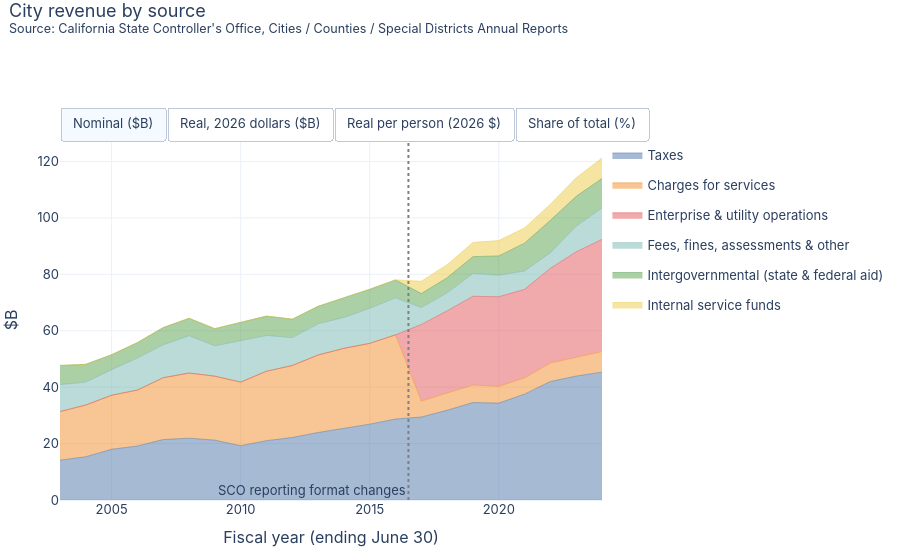
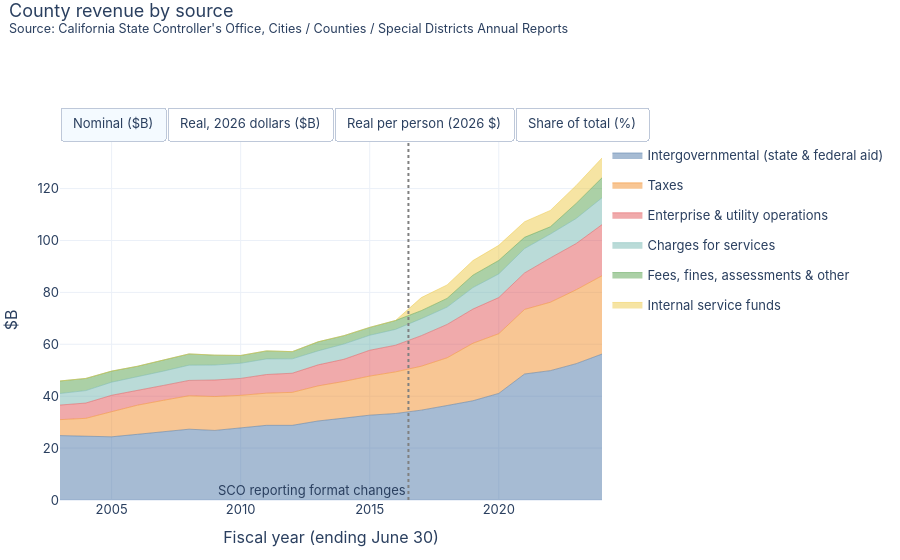
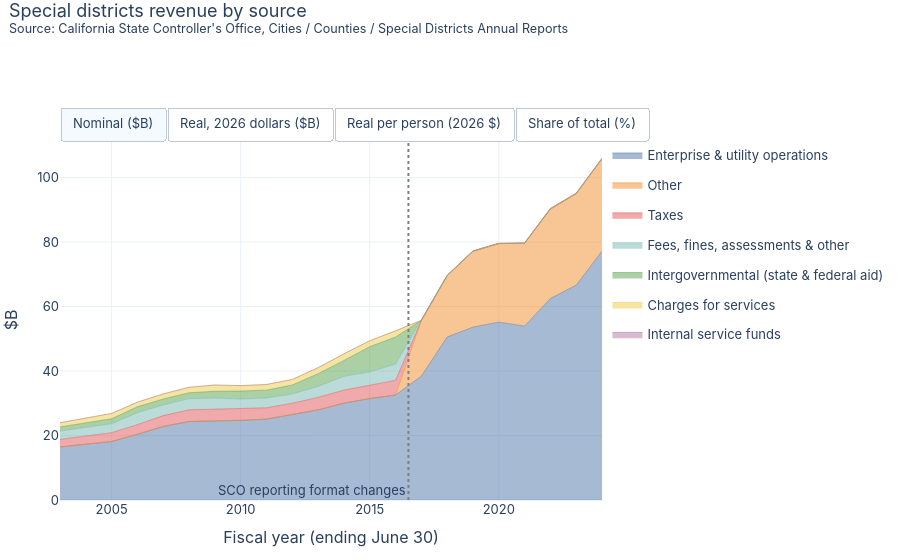

Write notebook code for charts like these, in order.
### Markdown cell above
# Local Government Revenue
Cities, counties and special districts report finances to the State Controller's Office (SCO). Fiscal years 2002-03 on.

**Read this first**
- **Not included:** K-12 school districts and community colleges report to the Department of Education, not the SCO, so they are not here. Most property tax ultimately funds schools, so these charts understate total local tax collection. County and city tax charts below show what cities and counties themselves receive.
- **Double counting:** counties receive large state and federal aid ("intergovernmental"), which also shows up in state spending. Do not add state and local totals without netting this out.
- **Reporting break:** SCO changed its category format in FY2016-17, so some groups shift at the dotted line. Internal service funds and fund-type categories (special districts) only exist after the change.
- Values are as reported by each government (SCO does not audit them), in nominal dollars unless the toggle says otherwise.

### Code cell
import pandas as pd
import plotly.graph_objects as go
import plotly.io as pio
from ca_taxes.io import PROCESSED
from ca_taxes.deflate import add_views, base_fy, LAST_ACTUAL_FY
from ca_taxes.style import stacked_area_toggle, base_layout, PALETTE, SOURCE_NOTE
pio.renderers.default = "plotly_mimetype"
SCO_NOTE = "Source: California State Controller's Office, Cities / Counties / Special Districts Annual Reports"
BREAK = {2016.5: "SCO reporting format changes"}
lr = pd.read_csv(PROCESSED / "local_revenue.csv")
for govt in ["City", "County", "Special districts"]:
    d = add_views(lr[lr.govt == govt].groupby(["fy", "group"], as_index=False).amount_k.sum())
    stacked_area_toggle(d, "group", f"{govt} revenue by source", SCO_NOTE, breaks=BREAK).show()
